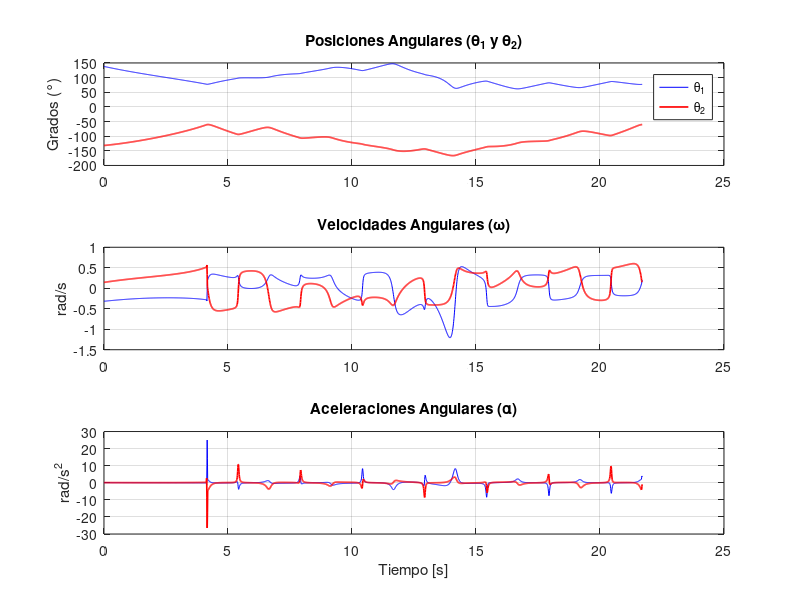
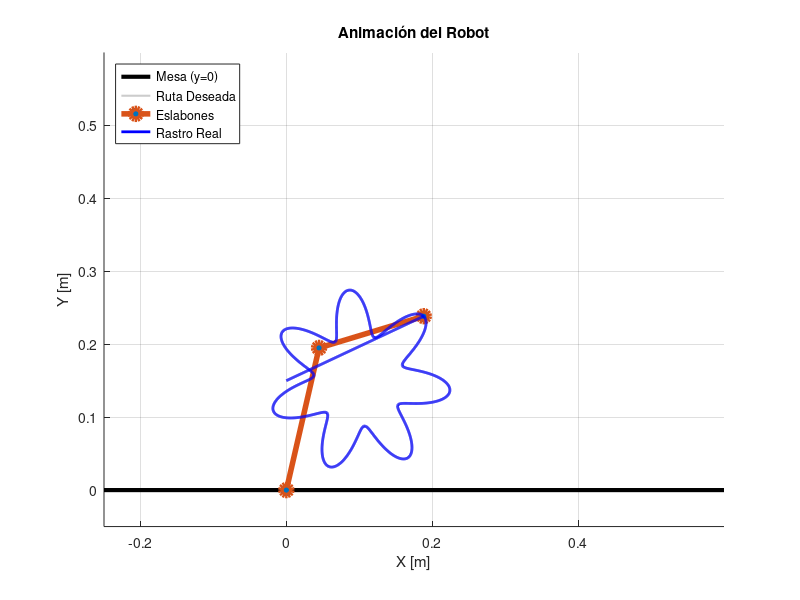
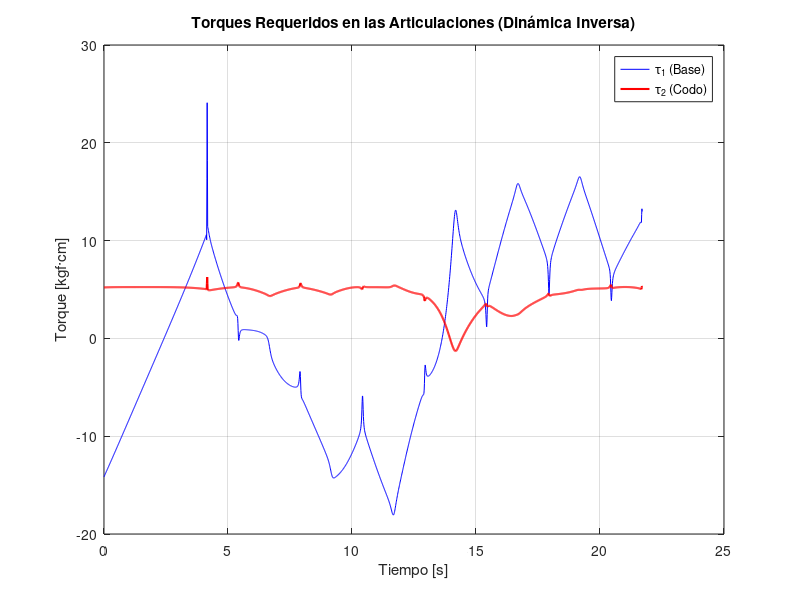

Here is the MATLAB script that generated these plots, in order:
%% Parámetros del Proyecto 
L = 0.20;           % Lado mínimo de 20cm
n = 7;              % Número de hojas (n=4 en la figura) 
v_const = 0.05;      % Velocidad entre 1 y 10 cm/s
S = 1.25;           % Escala inicial
beta = deg2rad(45);  % Rotación inicial (+/- 45°)

% Definición geométrica para centrar en el origen
r0 = (L/2) * 0.75;  
A = (L/2) * 0.25;   % r_max = r0 + A = L/2

%% 1. Generación de la Trayectoria Base (Garantizar Cierre)
% Usamos una resolución alta de phi para calcular la longitud de arco
phi_raw = linspace(0, 2*pi, 1000); 
r_raw = r0 + A*cos(n * phi_raw);
x_raw = r_raw .* cos(phi_raw);
y_raw = r_raw .* sin(phi_raw);

%% 2. Parametrización para Velocidad Constante
% Calculamos la distancia acumulada (arco)
dx = diff(x_raw); dy = diff(y_raw);
ds = sqrt(dx.^2 + dy.^2);
s_acumulada = [0, cumsum(ds)];
perimetro_total = s_acumulada(end);

% Definimos el tiempo total basado en la velocidad deseada
T_total = perimetro_total / v_const;
dt = 0.01; % Paso de tiempo de simulación
t = 0:dt:T_total;

% Interpolamos para obtener s(t) lineal (velocidad constante)
s_t = v_const * t; 

% Interpolamos phi para que corresponda a esas distancias s_t
phi_t = interp1(s_acumulada, phi_raw, s_t, 'pchip', 'extrap');

%% 3. Cálculo de Coordenadas Finales (Centradas en el Origen)
r_t = r0 + A*cos(n * phi_t);
x_traj = S * r_t .* cos(phi_t + beta);
y_traj = S * r_t .* sin(phi_t + beta);

% Asegurar cierre manual del último punto con el primero
x_traj(end) = x_traj(1);
y_traj(end) = y_traj(1);

%% 3.1 Desplazamiento del Origen (Optimización de Eslabones)
% Centramos en X=0 y bajamos Y=0.15 para usar brazos más cortos
X_centro = 0.1;  % m (Centrado en el eje Y)
Y_centro = 0.15; % m (Cerca de la mesa, pero seguro)

% Desplazamos la trayectoria generada
x_traj_desp = x_traj + X_centro;
y_traj_desp = y_traj + Y_centro;

%% 4. Fase de Aproximación (Corregida a Velocidad Constante)
r_max = L/2; 
x_inicio = X_centro - r_max; % Inicia a la izquierda del trébol
y_inicio = Y_centro;                % A la mitad de la altura del trébol

% 1. Calculamos la distancia lineal de la aproximación
dist_aprox = sqrt((x_traj_desp(1) - x_inicio)^2 + (y_traj_desp(1) - y_inicio)^2);

% 2. Calculamos el tiempo necesario para mantener la misma v_const (0.01 m/s)
T_aprox = dist_aprox / v_const;

% 3. Generamos el vector de tiempo con el mismo dt de la simulación
t_aprox = 0:dt:T_aprox;

% 4. Interpolamos linealmente para que los puntos estén separados equitativamente
x_aprox = interp1([0, T_aprox], [x_inicio, x_traj_desp(1)], t_aprox);
y_aprox = interp1([0, T_aprox], [y_inicio, y_traj_desp(1)], t_aprox);

% Evitamos duplicar el punto exacto de conexión eliminando el último punto
x_aprox(end) = [];
y_aprox(end) = [];

%% Concatenación Total de la Ruta
x_total = [x_aprox, x_traj_desp];
y_total = [y_aprox, y_traj_desp];
num_puntos = length(x_total);

theta1 = zeros(1, num_puntos);
theta2 = zeros(1, num_puntos);

%% 5. Cinemática Inversa Vectorizada (Corrección a "Codo Arriba")
l1 = 0.20; % Longitud eslabón 1 reducida
l2 = 0.15; % Longitud eslabón 2 reducida

for i = 1:num_puntos
    x = x_total(i);
    y = y_total(i);
    
    % Ley de Cosenos
    D = (x^2 + y^2 - l1^2 - l2^2) / (2 * l1 * l2);
    
    % Pequeña protección contra errores de redondeo de MATLAB en los bordes
    if D > 1
        D = 1; 
    elseif D < -1
        D = -1; 
    end
    
    % CAMBIO CLAVE: Usamos la raíz NEGATIVA (-sqrt) para forzar Codo Arriba
    th2 = atan2(-sqrt(1 - D^2), D);  
    th1 = atan2(y, x) - atan2(l2 * sin(th2), l1 + l2 * cos(th2));
    
    theta1(i) = th1;
    theta2(i) = th2;
end

%% 6. CORRECCIÓN DE CONTINUIDAD Y DERIVADAS
theta1 = unwrap(theta1);
theta2 = unwrap(theta2);

dt = 0.01; % Asegúrate de usar el mismo dt de la generación de la trayectoria
dtheta1  = gradient(theta1, dt);
dtheta2  = gradient(theta2, dt);
ddtheta1 = gradient(dtheta1, dt);
ddtheta2 = gradient(dtheta2, dt);

% Crear vector de tiempo total para graficar
t_total = (0:num_puntos-1) * dt;

%% Visualización Completa: Posición, Velocidad y Aceleración
figure(2); clf;

% Posiciones
subplot(3,1,1);
plot(t_total, rad2deg(theta1), 'b', t_total, rad2deg(theta2), 'r', 'LineWidth', 1.2);
title('Posiciones Angulares (\theta_1 y \theta_2)');
ylabel('Grados (°)'); legend('\theta_1', '\theta_2', 'Location', 'best'); grid on;

% Velocidades
subplot(3,1,2);
plot(t_total, dtheta1, 'b', t_total, dtheta2, 'r', 'LineWidth', 1.2);
title('Velocidades Angulares (\omega)');
ylabel('rad/s'); grid on;

% Aceleraciones
subplot(3,1,3);
plot(t_total, ddtheta1, 'b', t_total, ddtheta2, 'r', 'LineWidth', 1.2);
title('Aceleraciones Angulares (\alpha)');
xlabel('Tiempo [s]'); ylabel('rad/s^2'); grid on;

%% Extracción de Datos para Selección de Motores
max_vel_1 = max(abs(dtheta1));
max_vel_2 = max(abs(dtheta2));
max_accel_1 = max(abs(ddtheta1));
max_accel_2 = max(abs(ddtheta2));

% Mostrar en consola de MATLAB
fprintf('\n=== REQUERIMIENTOS CINEMÁTICOS MÁXIMOS ===\n');
fprintf('Motor 1 (Articulación Base):\n');
fprintf('  Velocidad Máxima:   %.4f rad/s  (%.2f RPM)\n', max_vel_1, max_vel_1 * 60 / (2*pi));
fprintf('  Aceleración Máx:    %.4f rad/s^2\n', max_accel_1);
fprintf('- - - - - - - - - - - - - - - - - - - - - \n');
fprintf('Motor 2 (Articulación Codo):\n');
fprintf('  Velocidad Máxima:   %.4f rad/s  (%.2f RPM)\n', max_vel_2, max_vel_2 * 60 / (2*pi));
fprintf('  Aceleración Máx:    %.4f rad/s^2\n', max_accel_2);
fprintf('==========================================\n\n');

%% 7. Animación del Robot 2R (Trayectoria Desplazada y Corregida)
% Calculamos la Cinemática Directa para obtener las posiciones (x, y) 
% de la articulación (codo) y del efector final en el tiempo.
x_codo = l1 * cos(theta1);
y_codo = l1 * sin(theta1);

x_efector = x_codo + l2 * cos(theta1 + theta2);
y_efector = y_codo + l2 * sin(theta1 + theta2);

% Configuración de la figura
figure(3); clf; hold on; axis equal;
grid on;
title('Animación del Robot');
xlabel('X [m]'); ylabel('Y [m]');

% Definir los límites de la gráfica para ver todo el espacio de trabajo
% Como desplazamos el centro a X=0.25, Y=0.25, ajustamos los límites
axis([-0.25 0.6 -0.05 0.6]); % X de -0.25 a 0.6, Y de -0.05 a 0.6

% 1. Dibujar la "Mesa" (y=0) para verificar visualmente que no la golpea
plot([-0.25, 0.6], [0, 0], 'k-', 'LineWidth', 3, 'DisplayName', 'Mesa (y=0)');

% 2. Dibujar la trayectoria total deseada (Aproximación + Trébol)
plot(x_total, y_total, 'color', [0.8 0.8 0.8], 'LineWidth', 1.5, 'DisplayName', 'Ruta Deseada');

% Handles para la animación (se actualizarán en el bucle)
% Línea del robot (Base -> Codo -> Efector)
h_robot = plot([0, x_codo(1), x_efector(1)], [0, y_codo(1), y_efector(1)], ...
    '-o', 'LineWidth', 4, 'MarkerSize', 8, 'Color', '#D95319', ...
    'MarkerFaceColor', '#0072BD', 'DisplayName', 'Eslabones');

% Rastro del efector final
h_rastro = plot(x_efector(1), y_efector(1), 'b-', 'LineWidth', 2, 'DisplayName', 'Rastro Real');
legend('Location', 'northwest');

% Preasignar vectores para el rastro
x_rastro_anim = zeros(1, num_puntos);
y_rastro_anim = zeros(1, num_puntos);

%% Bucle de Animación
paso_animacion = 15; % Salto entre frames para que no sea muy lenta

disp('Iniciando animación...');
for i = 1:paso_animacion:num_puntos
    % Actualizar datos del rastro
    x_rastro_anim(1:i) = x_efector(1:i);
    y_rastro_anim(1:i) = y_efector(1:i);
    
    % Actualizar la posición del robot en la figura
    set(h_robot, 'XData', [0, x_codo(i), x_efector(i)], ...
                 'YData', [0, y_codo(i), y_efector(i)]);
                 
    % Actualizar el rastro del efector final
    set(h_rastro, 'XData', x_rastro_anim(1:i), ...
                  'YData', y_rastro_anim(1:i));
    
    % Forzar la actualización gráfica
    drawnow;
end
% Asegurar que dibuje el último punto
set(h_robot, 'XData', [0, x_codo(end), x_efector(end)], 'YData', [0, y_codo(end), y_efector(end)]);
set(h_rastro, 'XData', x_efector, 'YData', y_efector);
drawnow;
disp('Animación finalizada.');

%% 8. Dinámica Inversa y Cálculo de Torques
% Parámetros de masa (kg)
m_link1 = 0.700; % Brazo 1 (700g)
m_link2 = 0.600; % Brazo 2 (600g)
m_motor2 = 0.300; % Motor de la articulación del codo (300g)
m_tip = 0.050;   % Carga en el efector final (50g)

g = 9.81; % Aceleración de la gravedad [m/s^2]

% --- AGRUPACIÓN DE MASAS (Centro de Masa e Inercias Equivalentes) ---
% Eslabón 1 compuesto (Brazo 1 + Motor del Codo en el extremo)
m1_t = m_link1 + m_motor2;
% Centro de masa efectivo: (masa1 * dist1 + masa_motor * dist_motor) / masa_total
lc1_t = (m_link1 * (l1/2) + m_motor2 * l1) / m1_t; 
I1_link = (1/12) * m_link1 * l1^2; % Inercia de barra delgada
% Teorema de Steiner para inercia total del eslabón 1 compuesto
I1_t = I1_link + m_link1 * (lc1_t - l1/2)^2 + m_motor2 * (l1 - lc1_t)^2; 

% Eslabón 2 compuesto (Brazo 2 + Carga en la punta)
m2_t = m_link2 + m_tip;
lc2_t = (m_link2 * (l2/2) + m_tip * l2) / m2_t;
I2_link = (1/12) * m_link2 * l2^2;
I2_t = I2_link + m_link2 * (lc2_t - l2/2)^2 + m_tip * (l2 - lc2_t)^2;

% Preasignar vectores de Torque
tau1 = zeros(1, num_puntos);
tau2 = zeros(1, num_puntos);

% --- BUCLE DE CÁLCULO DE LA DINÁMICA INVERSA (Ecuaciones de Newton-Euler/Lagrange) ---
for i = 1:num_puntos
    th1 = theta1(i);
    th2 = theta2(i);
    dth1 = dtheta1(i);
    dth2 = dtheta2(i);
    ddth1 = ddtheta1(i);
    ddth2 = ddtheta2(i);
    
    % Términos de la Matriz de Inercia M(theta)
    M11 = m1_t * lc1_t^2 + m2_t * (l1^2 + lc2_t^2 + 2*l1*lc2_t*cos(th2)) + I1_t + I2_t;
    M12 = m2_t * (lc2_t^2 + l1*lc2_t*cos(th2)) + I2_t;
    M21 = M12;
    M22 = m2_t * lc2_t^2 + I2_t;
    
    % Términos de Coriolis y Fuerza Centrífuga C(theta, dtheta)
    h_coriolis = -m2_t * l1 * lc2_t * sin(th2);
    C1 = h_coriolis * (2 * dth1 * dth2 + dth2^2);
    C2 = -h_coriolis * dth1^2;
    
    % Términos de Gravedad G(theta) - Dado que es un Plano Vertical
    G1 = (m1_t * lc1_t + m2_t * l1) * g * cos(th1) + m2_t * lc2_t * g * cos(th1 + th2);
    G2 = m2_t * lc2_t * g * cos(th1 + th2);
    
    % Ecuación de estado: Torque = M * aceleración + Coriolis + Gravedad
    tau1(i) = M11 * ddth1 + M12 * ddth2 + C1 + G1;
    tau2(i) = M21 * ddth1 + M22 * ddth2 + C2 + G2;
end

% --- CONVERSIÓN DE UNIDADES A kgf·cm ---
% 1 Nm equivale aproximadamente a 10.197 kgf·cm
factor_conv = 100 / 9.81; 
tau1_kgfcm = tau1 * factor_conv;
tau2_kgfcm = tau2 * factor_conv;

% Extraer los Torques Máximos Absolutos
max_tau1 = max(abs(tau1_kgfcm));
max_tau2 = max(abs(tau2_kgfcm));

% Imprimir los resultados exactos para comprar los motores
fprintf('\n=== REQUERIMIENTOS DE TORQUE (MÁXIMOS EN kgf·cm) ===\n');
fprintf('Motor 1 (Articulación Base):\n');
fprintf('  Torque Teórico Máximo:   %.2f kgf·cm\n', max_tau1);
fprintf('- - - - - - - - - - - - - - - - - - - - - - - - - - \n');
fprintf('Motor 2 (Articulación Codo):\n');
fprintf('  Torque Teórico Máximo:   %.2f kgf·cm\n', max_tau2);
fprintf('====================================================\n\n');

% --- VISUALIZACIÓN DE LOS TORQUES EN EL TIEMPO ---
figure(4); clf;
plot(t_total, tau1_kgfcm, 'b', t_total, tau2_kgfcm, 'r', 'LineWidth', 1.5);
title('Torques Requeridos en las Articulaciones (Dinámica Inversa)');
xlabel('Tiempo [s]'); ylabel('Torque [kgf·cm]');
legend('\tau_1 (Base)', '\tau_2 (Codo)', 'Location', 'best'); grid on;